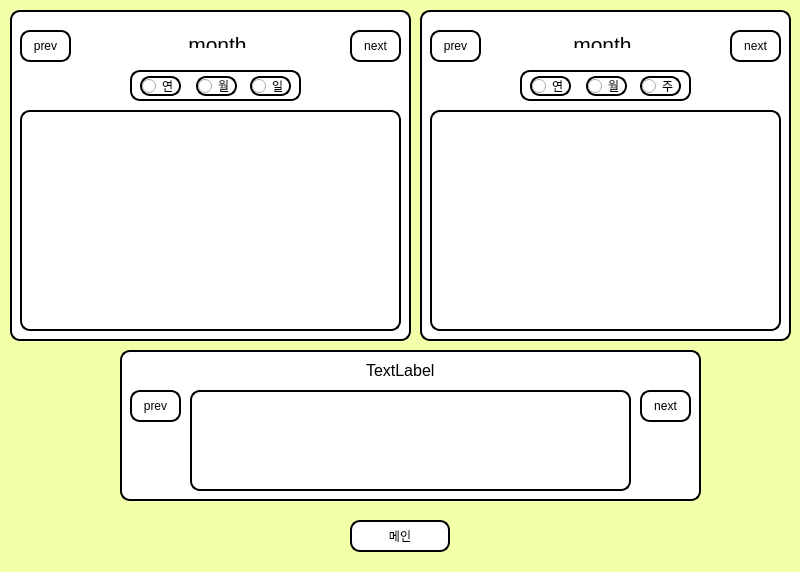
<?xml version="1.0" encoding="UTF-8"?>
<ui version="4.0">
 <class>Form</class>
 <widget class="QWidget" name="Form">
  <property name="geometry">
   <rect>
    <x>0</x>
    <y>0</y>
    <width>800</width>
    <height>572</height>
   </rect>
  </property>
  <property name="windowTitle">
   <string>Form</string>
  </property>
  <property name="styleSheet">
   <string notr="true">background-color:rgb(244, 255, 169);
font: 700 13pt &quot;Nanum Gothic&quot;; color:rgb(0, 0, 0);</string>
  </property>
  <widget class="QGroupBox" name="groupBox1">
   <property name="geometry">
    <rect>
     <x>10</x>
     <y>10</y>
     <width>401</width>
     <height>331</height>
    </rect>
   </property>
   <property name="styleSheet">
    <string notr="true">background-color:rgb(255, 255, 255);
border: 2px solid rgb(0, 0, 0);
border-radius: 10px
</string>
   </property>
   <property name="title">
    <string/>
   </property>
   <widget class="QWidget" name="verticalLayoutWidget">
    <property name="geometry">
     <rect>
      <x>10</x>
      <y>100</y>
      <width>381</width>
      <height>221</height>
     </rect>
    </property>
    <layout class="QVBoxLayout" name="graph_verticalLayout"/>
   </widget>
   <widget class="QPushButton" name="next">
    <property name="geometry">
     <rect>
      <x>340</x>
      <y>20</y>
      <width>51</width>
      <height>32</height>
     </rect>
    </property>
    <property name="text">
     <string>next</string>
    </property>
   </widget>
   <widget class="QPushButton" name="prev">
    <property name="geometry">
     <rect>
      <x>10</x>
      <y>20</y>
      <width>51</width>
      <height>32</height>
     </rect>
    </property>
    <property name="text">
     <string>prev</string>
    </property>
   </widget>
   <widget class="QLabel" name="month">
    <property name="geometry">
     <rect>
      <x>150</x>
      <y>20</y>
      <width>111</width>
      <height>20</height>
     </rect>
    </property>
    <property name="whatsThis">
     <string>&lt;html&gt;&lt;head/&gt;&lt;body&gt;&lt;p align=&quot;right&quot;&gt;aaaa&lt;/p&gt;&lt;/body&gt;&lt;/html&gt;</string>
    </property>
    <property name="styleSheet">
     <string notr="true">background-color:rgb(255, 255, 255);
border: 2px solid white;
border-radius: 10px; 
selection-background-color: darkgray; 
font-size: 16px;
setalignment: center;

</string>
    </property>
    <property name="text">
     <string>&lt;html&gt;&lt;head/&gt;&lt;body&gt;&lt;p align=&quot;center&quot;&gt;&lt;span style=&quot; font-size:16pt;&quot;&gt;month&lt;/span&gt;&lt;/p&gt;&lt;/body&gt;&lt;/html&gt;</string>
    </property>
   </widget>
   <widget class="QGroupBox" name="groupBox_2">
    <property name="geometry">
     <rect>
      <x>120</x>
      <y>60</y>
      <width>171</width>
      <height>31</height>
     </rect>
    </property>
    <property name="title">
     <string/>
    </property>
    <widget class="QRadioButton" name="mb_3">
     <property name="geometry">
      <rect>
       <x>10</x>
       <y>6</y>
       <width>41</width>
       <height>20</height>
      </rect>
     </property>
     <property name="text">
      <string>연</string>
     </property>
    </widget>
    <widget class="QRadioButton" name="db_3">
     <property name="geometry">
      <rect>
       <x>66</x>
       <y>6</y>
       <width>41</width>
       <height>20</height>
      </rect>
     </property>
     <property name="text">
      <string>월</string>
     </property>
    </widget>
    <widget class="QRadioButton" name="db">
     <property name="geometry">
      <rect>
       <x>120</x>
       <y>6</y>
       <width>41</width>
       <height>20</height>
      </rect>
     </property>
     <property name="text">
      <string>일</string>
     </property>
    </widget>
   </widget>
  </widget>
  <widget class="QWidget" name="ww" native="true">
   <property name="geometry">
    <rect>
     <x>210</x>
     <y>510</y>
     <width>401</width>
     <height>51</height>
    </rect>
   </property>
   <widget class="QPushButton" name="rb2">
    <property name="geometry">
     <rect>
      <x>140</x>
      <y>10</y>
      <width>100</width>
      <height>32</height>
     </rect>
    </property>
    <property name="styleSheet">
     <string notr="true">background-color:rgb(255, 255, 255);
border: 2px solid rgb(0, 0, 0);
border-radius: 10px</string>
    </property>
    <property name="text">
     <string>메인</string>
    </property>
   </widget>
  </widget>
  <widget class="QGroupBox" name="groupBox2">
   <property name="geometry">
    <rect>
     <x>420</x>
     <y>10</y>
     <width>371</width>
     <height>331</height>
    </rect>
   </property>
   <property name="styleSheet">
    <string notr="true">background-color:rgb(255, 255, 255);
border: 2px solid rgb(0, 0, 0);
border-radius: 10px
</string>
   </property>
   <property name="title">
    <string/>
   </property>
   <widget class="QWidget" name="verticalLayoutWidget_2">
    <property name="geometry">
     <rect>
      <x>10</x>
      <y>100</y>
      <width>351</width>
      <height>221</height>
     </rect>
    </property>
    <layout class="QVBoxLayout" name="graph_verticalLayout1"/>
   </widget>
   <widget class="QPushButton" name="prev_2">
    <property name="geometry">
     <rect>
      <x>10</x>
      <y>20</y>
      <width>51</width>
      <height>32</height>
     </rect>
    </property>
    <property name="text">
     <string>prev</string>
    </property>
   </widget>
   <widget class="QPushButton" name="next_2">
    <property name="geometry">
     <rect>
      <x>310</x>
      <y>20</y>
      <width>51</width>
      <height>32</height>
     </rect>
    </property>
    <property name="text">
     <string>next</string>
    </property>
   </widget>
   <widget class="QLabel" name="month_2">
    <property name="geometry">
     <rect>
      <x>120</x>
      <y>20</y>
      <width>121</width>
      <height>20</height>
     </rect>
    </property>
    <property name="styleSheet">
     <string notr="true">background-color:rgb(255, 255, 255);
border: 2px solid white;
border-radius: 10px; 
selection-background-color: darkgray; 
font-size: 16px;
text-align: center;

</string>
    </property>
    <property name="text">
     <string>&lt;html&gt;&lt;head/&gt;&lt;body&gt;&lt;p align=&quot;center&quot;&gt;&lt;span style=&quot; font-size:16pt;&quot;&gt;month&lt;/span&gt;&lt;/p&gt;&lt;/body&gt;&lt;/html&gt;</string>
    </property>
   </widget>
   <widget class="QGroupBox" name="groupBox_3">
    <property name="geometry">
     <rect>
      <x>100</x>
      <y>60</y>
      <width>171</width>
      <height>31</height>
     </rect>
    </property>
    <property name="title">
     <string/>
    </property>
    <widget class="QRadioButton" name="yb_2">
     <property name="geometry">
      <rect>
       <x>10</x>
       <y>6</y>
       <width>41</width>
       <height>20</height>
      </rect>
     </property>
     <property name="text">
      <string>연</string>
     </property>
    </widget>
    <widget class="QRadioButton" name="mb_2">
     <property name="geometry">
      <rect>
       <x>66</x>
       <y>6</y>
       <width>41</width>
       <height>20</height>
      </rect>
     </property>
     <property name="text">
      <string>월</string>
     </property>
    </widget>
    <widget class="QRadioButton" name="db_2">
     <property name="geometry">
      <rect>
       <x>120</x>
       <y>6</y>
       <width>41</width>
       <height>20</height>
      </rect>
     </property>
     <property name="text">
      <string>주</string>
     </property>
    </widget>
   </widget>
  </widget>
  <widget class="QGroupBox" name="groupBox">
   <property name="geometry">
    <rect>
     <x>120</x>
     <y>350</y>
     <width>581</width>
     <height>151</height>
    </rect>
   </property>
   <property name="styleSheet">
    <string notr="true">background-color:rgb(255, 255, 255);
border: 2px solid rgb(0, 0, 0);
border-radius: 10px
</string>
   </property>
   <property name="title">
    <string/>
   </property>
   <widget class="QTextBrowser" name="textBrowser">
    <property name="geometry">
     <rect>
      <x>70</x>
      <y>40</y>
      <width>441</width>
      <height>101</height>
     </rect>
    </property>
   </widget>
   <widget class="QPushButton" name="prev_3">
    <property name="geometry">
     <rect>
      <x>10</x>
      <y>40</y>
      <width>51</width>
      <height>32</height>
     </rect>
    </property>
    <property name="text">
     <string>prev</string>
    </property>
   </widget>
   <widget class="QPushButton" name="next_3">
    <property name="geometry">
     <rect>
      <x>520</x>
      <y>40</y>
      <width>51</width>
      <height>32</height>
     </rect>
    </property>
    <property name="text">
     <string>next</string>
    </property>
   </widget>
   <widget class="QLabel" name="label">
    <property name="geometry">
     <rect>
      <x>240</x>
      <y>10</y>
      <width>141</width>
      <height>21</height>
     </rect>
    </property>
    <property name="styleSheet">
     <string notr="true">background-color:rgb(255, 255, 255);
border: 2px solid white;
border-radius: 10px; 
selection-background-color: darkgray; 
font-size: 16px;
text-align: center;


</string>
    </property>
    <property name="text">
     <string>TextLabel</string>
    </property>
   </widget>
  </widget>
 </widget>
 <resources/>
 <connections/>
</ui>
